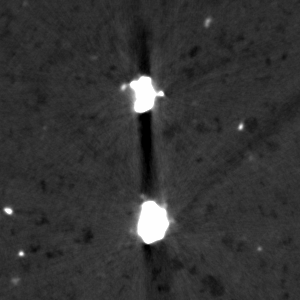
#> input picture Severe-Artifact-CT-Segmentation/data/9FdkRecon-ushort-300x300x300.view.raw.to-byte299.png, 300 x 300 px
$ python -i dtypes_make_airflat.py   (imports and definitions only)
#> lines starting #> are read from the running program, lines starting #| are printed output that depends on the picture; after the words box and inside, x2 and y2 are one past the last pixel; in counts of white or black regions, pixels touching at a corner belong together
import numpy as np
import cv2
import matplotlib.pyplot as plt
from skimage.transform import radon, iradon
from scipy.ndimage import distance_transform_edt, gaussian_filter
from scipy.signal import convolve2d
import os

# [1 line not run here, left out]

# 加载岩石切片图像
image_path = 'jinshu.411x411x333.raw'
# [1 line that did not run here, left out]
# [1 line that did not run here, left out]
# [1 line that did not run here, left out]

# [1 line not run here, left out]

# 投影参数
theta1 = np.arange(0, 180, 1)


# 改进的矿物簇伪影生成函数
def add_realistic_mineral_artifacts(image, base_intensity=150, max_artifact_intensity=80):
    """生成更真实的矿物伪影，包含矿物间的干涉效应"""
    artifact_image = image.copy().astype(np.float32)
    height, width = image.shape

    # 找到高亮矿物区域（值为2）
    mineral_mask = image == 2
    if np.sum(mineral_mask) == 0:
        return artifact_image

    # 增强矿物本身的亮度
    artifact_image[mineral_mask] = base_intensity

    # 计算每个矿物点到最近矿物点的距离场
    distance_to_minerals = distance_transform_edt(~mineral_mask)

    # 创建矿物密度图（高斯模糊矿物位置）
    mineral_density = mineral_mask.astype(float)
    mineral_density = gaussian_filter(mineral_density, sigma=3)

    # 计算伪影强度场 - 考虑距离衰减和矿物密度
    max_distance = 35
    decay_field = np.zeros_like(artifact_image)

    # 距离衰减：离矿物越远，伪影强度越小
    distance_decay = np.clip(1 - (distance_to_minerals / max_distance), 0, 1)

    # 密度增强：矿物密集区域伪影更强
    density_enhancement = 1 + mineral_density * 2

    # 组合效应
    artifact_strength = distance_decay * density_enhancement

    # 添加基础伪影
    base_artifacts = artifact_strength * max_artifact_intensity
    artifact_image += base_artifacts

    # 添加干涉条纹（矿物间相互作用）
    def add_interference_pattern(img, mineral_positions, wavelength=8, amplitude=15):
        """添加矿物间的干涉条纹"""
        interference = np.zeros_like(img)
        y, x = np.indices(img.shape)

        for i, (cy, cx) in enumerate(mineral_positions):
            if i >= 5:  # 只处理前5个主要矿物，避免计算量过大
                break

            # 计算到该矿物的距离
            dist = np.sqrt((y - cy) ** 2 + (x - cx) ** 2)

            # 创建干涉条纹（类似波干涉）
            pattern = amplitude * np.sin(2 * np.pi * dist / wavelength)

            # 距离衰减
            pattern *= np.exp(-dist / 20)

            interference += pattern

        return interference

    # 获取主要矿物位置
    mineral_positions = np.argwhere(mineral_mask)
    if len(mineral_positions) > 0:
        interference = add_interference_pattern(artifact_image, mineral_positions)
        artifact_image += interference

    # 添加散射效应（类似康普顿散射）
    def add_scattering_effect(img, mineral_mask, scattering_intensity=25):
        """添加散射效应"""
        scattering = np.zeros_like(img)

        # 创建散射核（各向异性）
        scatter_kernel = np.array([
            [0.1, 0.2, 0.1],
            [0.2, 1.0, 0.2],
            [0.1, 0.2, 0.1]
        ])

        # 对矿物区域进行卷积，模拟散射
        mineral_enhanced = mineral_mask.astype(float) * 50
        scattering = convolve2d(mineral_enhanced, scatter_kernel, mode='same', boundary='symm')

        # 距离衰减
        distance = distance_transform_edt(~mineral_mask)
        scattering *= np.exp(-distance / 15)

        return scattering * scattering_intensity

    scattering = add_scattering_effect(artifact_image, mineral_mask)
    artifact_image += scattering

    # 添加边缘增强效应（矿物边界处的伪影增强）
    from skimage.filters import sobel
    mineral_edges = sobel(mineral_mask.astype(float))
    edge_enhancement = mineral_edges * 20
    artifact_image += edge_enhancement

    # 确保不改变原始的非矿物区域结构
    non_mineral_mask = image != 2
    # 只对非矿物区域添加适度的伪影，保持原有结构
    artifact_image[non_mineral_mask] = np.clip(artifact_image[non_mineral_mask],
                                               image[non_mineral_mask] * 0.8,
                                               image[non_mineral_mask] * 1.5)

    return artifact_image


# 不同强度的伪影变体
def add_strong_mineral_artifacts(image):
    """强伪影版本"""
    return add_realistic_mineral_artifacts(image, base_intensity=180, max_artifact_intensity=100)


def add_weak_mineral_artifacts(image):
    """弱伪影版本"""
    return add_realistic_mineral_artifacts(image, base_intensity=130, max_artifact_intensity=50)


def add_focused_mineral_artifacts(image):
    """聚焦伪影版本（主要在矿物密集区域）"""
    artifact_image = image.copy().astype(np.float32)
    mineral_mask = image == 2

    if np.sum(mineral_mask) == 0:
        return artifact_image

    # 只在矿物密集区域添加强伪影
    mineral_density = gaussian_filter(mineral_mask.astype(float), sigma=5)
    dense_regions = mineral_density > 0.3

    # 增强密集区域的伪影
    distance = distance_transform_edt(~mineral_mask)
    artifact_strength = np.clip(1 - (distance / 25), 0, 1)
    artifact_strength = artifact_strength * dense_regions * 80

    artifact_image[mineral_mask] = 160
    artifact_image += artifact_strength

    return artifact_image


# 创建各种伪影版本
# [7 lines that did not run here, left out]

# 显示伪影图像
# [10 lines not run here, left out]

# 显示伪影的细节对比
fig, axes = plt.subplots(2, 2, figsize=(12, 10))

# 原始图像中的矿物分布
# [1 line that did not run here, left out]
# [1 line that did not run here, left out]
# [2 lines not run here, left out]

# 伪影强度分布
# [1 line that did not run here, left out]
# [1 line that did not run here, left out]
# [1 line that did not run here, left out]
# [3 lines not run here, left out]

# 伪影与矿物的关系
# [1 line that did not run here, left out]
# [1 line that did not run here, left out]
# [1 line that did not run here, left out]
# [1 line that did not run here, left out]
# [18 lines not run here, left out]

# 生成sinogram并重建
results = {}

# [14 lines not run here, left out]

# 显示重建结果对比
# [1 line that did not run here, left out]

# [21 lines not run here, left out]

# 保存结果
savepath = './realistic_mineral_artifacts/'
# [14 lines not run here, left out]

>>> import cv2
>>> picture = cv2.imread('../../data/9FdkRecon-ushort-300x300x300.view.raw.to-byte299.png', cv2.IMREAD_GRAYSCALE)
#> picture is the input picture: shape (300, 300); min 0, max 254, mean 52
>>> result = add_realistic_mineral_artifacts(picture)
#> in add_realistic_mineral_artifacts, `mineral_mask = image == 2`:
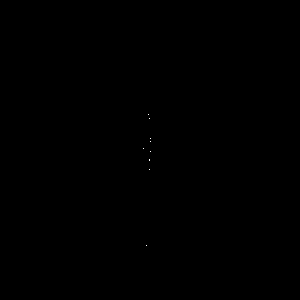
#> mineral_mask: shape (300, 300) bool; 0.01% white in thin lines or dots, all inside (x1, y1, x2, y2) = (143, 114, 151, 246)
#> in add_realistic_mineral_artifacts, `artifact_image[mineral_mask] = base_intensity`: artifact_image: shape (300, 300) float32; min 0, max 254, mean 52
#> in add_realistic_mineral_artifacts, `distance_to_minerals = distance_transform_edt(~mineral_mask)`:
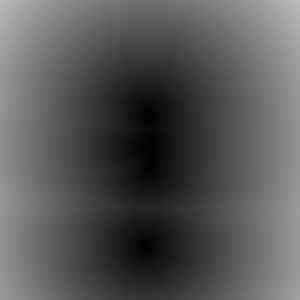
#> distance_to_minerals: shape (300, 300) float64; min 0, max 189.2, mean 87.5
#> in add_realistic_mineral_artifacts, `artifact_image += base_artifacts`:
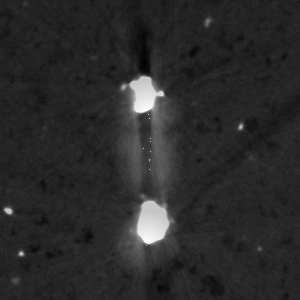
#> artifact_image: shape (300, 300) float32; min 0, max 328.7, mean 56.1; drawn with min black and max white
#> in add_realistic_mineral_artifacts, `mineral_positions = np.argwhere(mineral_mask)`: mineral_positions = [[114, 148], [118, 149], [138, 150], [141, 150], [148, 143], [151, 150], [159, 149], [160, 149], [169, 149], [245, 146]]
#> the loop in add_interference_pattern, `for i, (cy, cx) in enumerate(mineral_positions):` made 6 passes
#> pass 1, in add_interference_pattern, `dist = np.sqrt((y - cy) ** 2 + (x - cx) ** 2)`:
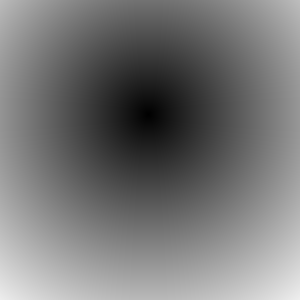
#> dist: shape (300, 300) float64; min 0, max 238.8, mean 118.5
#> after the loop in add_interference_pattern, `for i, (cy, cx) in enumerate(mineral_positions):`:
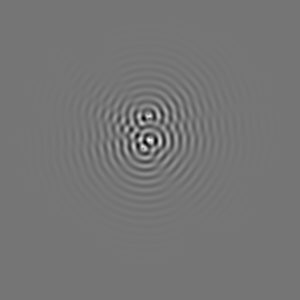
#> interference: shape (300, 300) float32; min -29.08, max 33.89, mean 0; drawn with min black and max white
#> after the loop in add_interference_pattern, `for i, (cy, cx) in enumerate(mineral_positions):`:
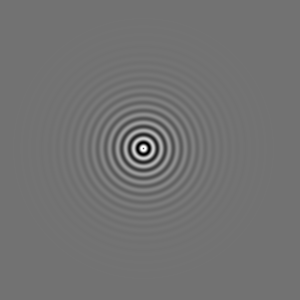
#> pattern: shape (300, 300) float64; min -11.11, max 13.57, mean 0.000178; drawn with min black and max white
#> in add_scattering_effect, `scattering *= np.exp(-distance / 15)`: scattering: shape (300, 300) float64; min 0, max 60, mean 0
#> in add_realistic_mineral_artifacts, `artifact_image += edge_enhancement`: artifact_image: shape (300, 300) float32; min -0.0775, max 1742, mean 56.4
#> in add_realistic_mineral_artifacts, `artifact_image[non_mineral_mask] = np.clip(artifact_image[non_mineral_..`:
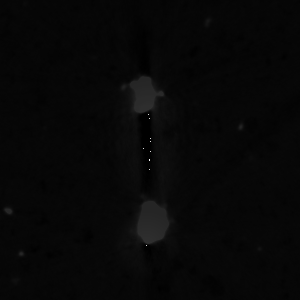
#> artifact_image: shape (300, 300) float32; min 0, max 1742, mean 54.8; drawn with min black and max white
